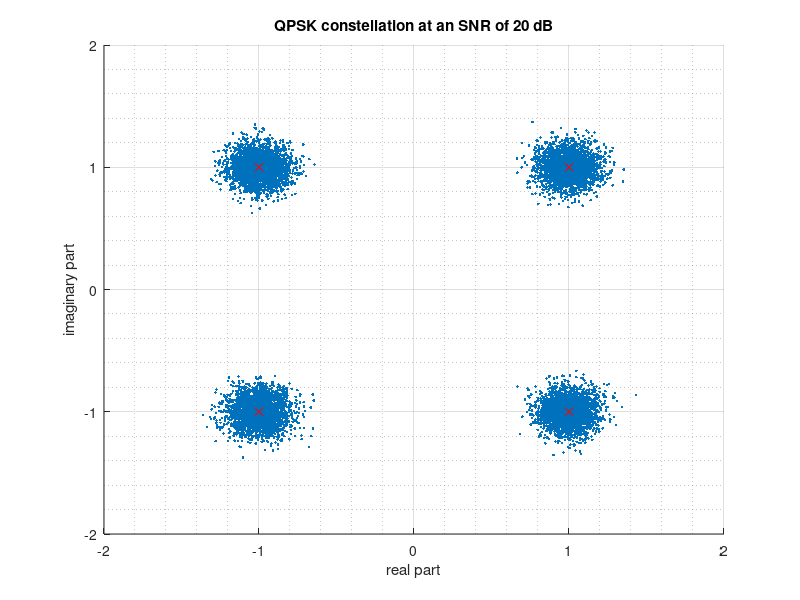

This chart was generated by the following MATLAB code:
% From https://stackoverflow.com/questions/28831781/qpsk-constellation-diagram

num_symbols = 1e4;
int_symbols = randi([1, 4], 1, num_symbols);
A = 1;
qpsk_symbols = zeros(size(int_symbols));
qpsk_symbols(int_symbols == 1) =   A + 1i*A;
qpsk_symbols(int_symbols == 2) =   A - 1i*A;
qpsk_symbols(int_symbols == 3) = - A + 1i*A;
qpsk_symbols(int_symbols == 4) = - A - 1i*A;
tx_sig = qpsk_symbols;

snr = 20; %// in dB
rx_sig = awgn(tx_sig, snr, 'measured');

ptsx = [1 1 -1 -1];
ptsy = [-1 1 1 -1];

fh2 = figure;
plot_lims = [-2 2];
hold on
plot(real(rx_sig), imag(rx_sig), '.');
plot(ptsx, ptsy, 'rx')
grid on
grid minor
xlim(plot_lims);
ylim(plot_lims);
title(['QPSK constellation at an SNR of ' num2str(snr) ' dB']);
xlabel('real part');
ylabel('imaginary part');